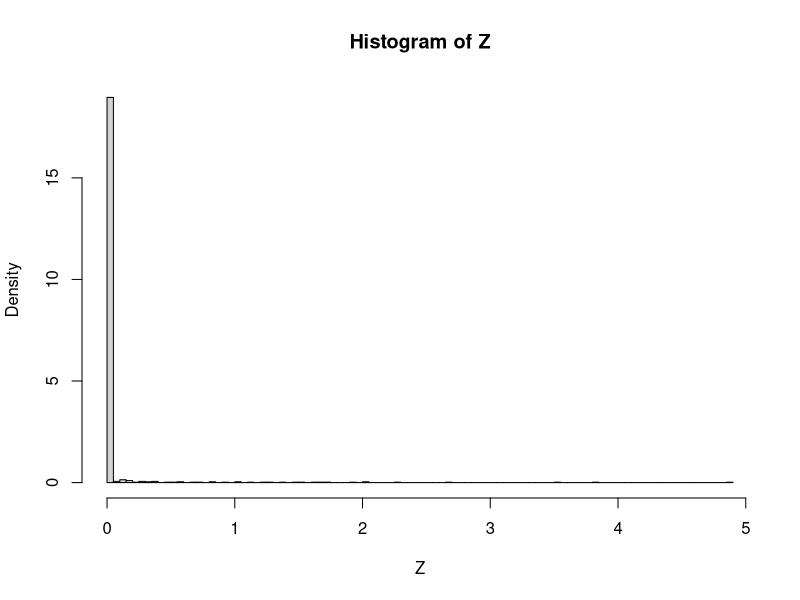
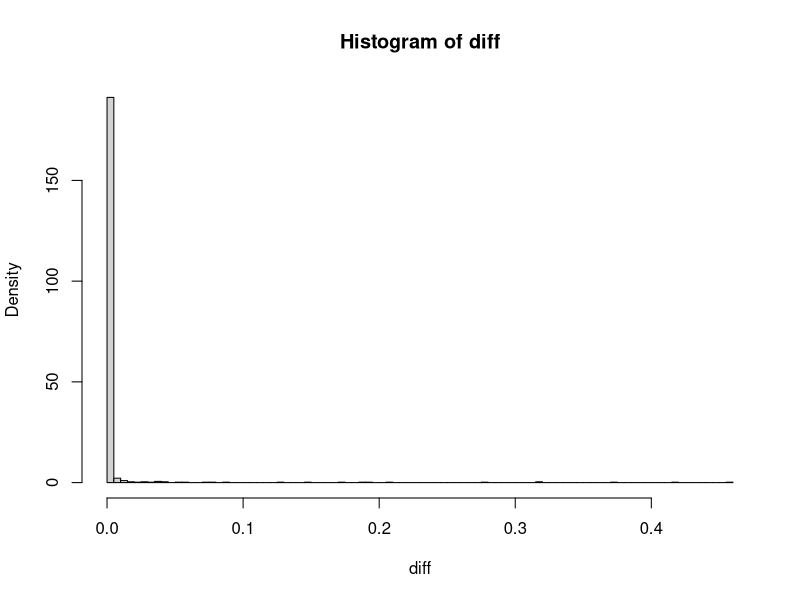

These charts were generated, in order, by the following R code:
## ---- chunk 1
sim.light = function(size=100, mean=1000, time=1000)
{
  min.light = c()
  for(i in 1:time)
  {
    exp = rexp(size,1/mean)
    min.light[i] = min(exp)
  }
  return (mean(min.light))
}

print(paste("Expected time for the first of these bulbs to burn out = ", sim.light()))
## ---- chunk 2
sim.exp = function(size=1000, lambda=5)
{
  num = runif(size, min = -7, max = 10)
  pos.num = num[num>=0]
  neg.num = num[num < 0]
  pos.num.den = lambda * (exp(-lambda*pos.num))
  neg.num.den = rep(0, length(neg.num))
  tot.den = append(pos.num.den,neg.num.den)
  return(tot.den)
}

sim.diff.exp = function(size=1000, lambda=5)
{
  num = runif(size, min = -7, max = 10)
  pos.num = num[num>=0]
  neg.num = num[num < 0]
  pos.num.den = 0.5 * (exp(-lambda*pos.num))
  neg.num.den = rep(0, length(neg.num))
  tot.den = append(pos.num.den,neg.num.den)
  return(tot.den)
}
## ---- chunk 3
X1 = sim.exp()
X2 = sim.exp()
## ---- chunk 4
Z = ifelse(X1 - X2 <0,0, X1-X2)
## ---- chunk 5
hist (Z, breaks=100, probability = 1)
## ---- chunk 6
diff = sim.diff.exp()
## ---- chunk 7
hist(diff,breaks=100, probability = 1)
## ---- chunk 8
cheb.prob = function(mean = 10, var=100/3, k)
{
  prob = ifelse((var/k^2) > 1, 1,var/k^2)
  return(prob)
}

print(paste("P(abs(X-10)>= 2) = ",cheb.prob(k=2)))
print(paste("P(abs(X-10)>= 5) = ",cheb.prob(k=5)))
print(paste("P(abs(X-10)>= 9) = ",cheb.prob(k=9)))
print(paste("P(abs(X-10)>= 20) = ",cheb.prob(k=20)))
